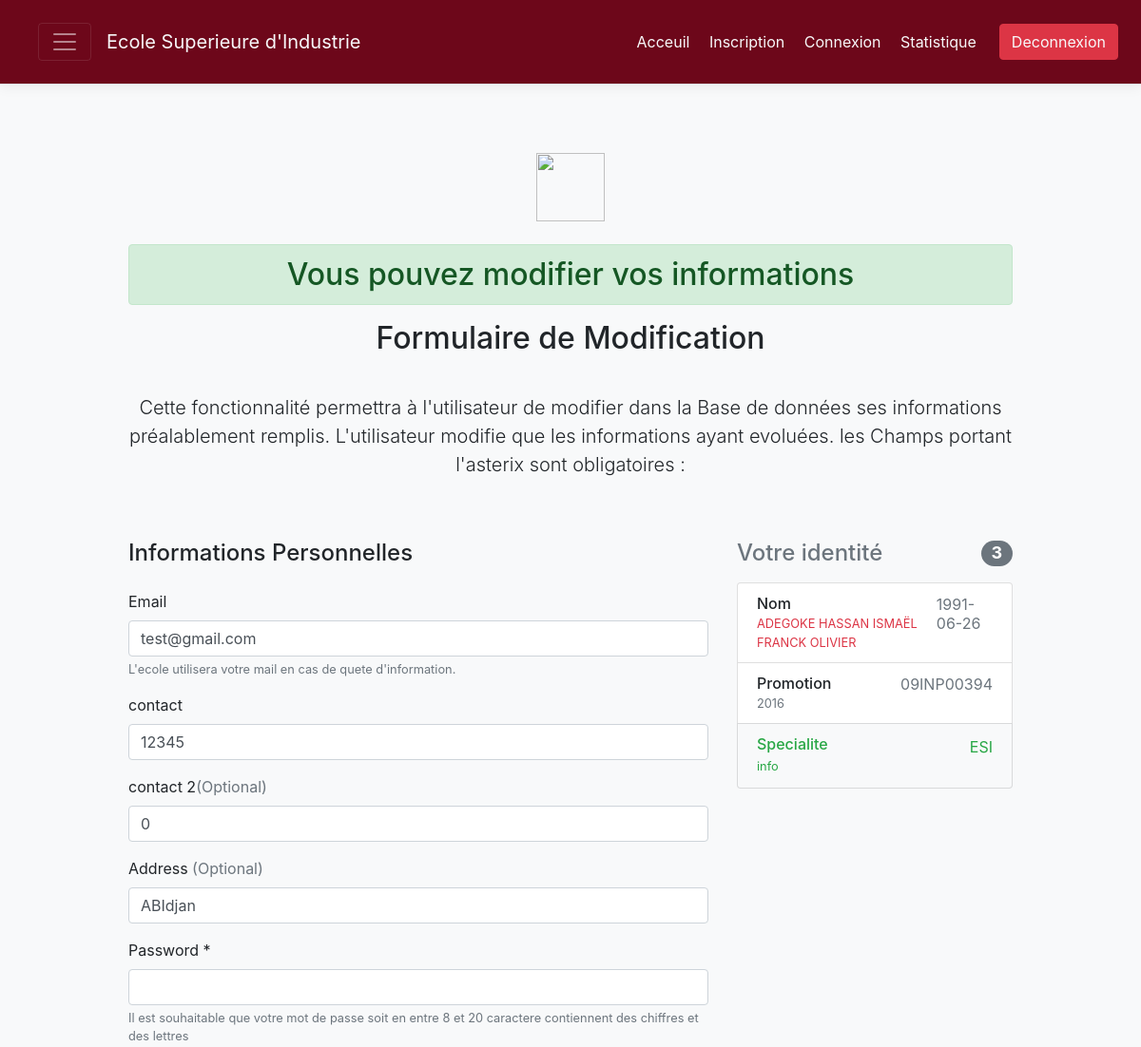
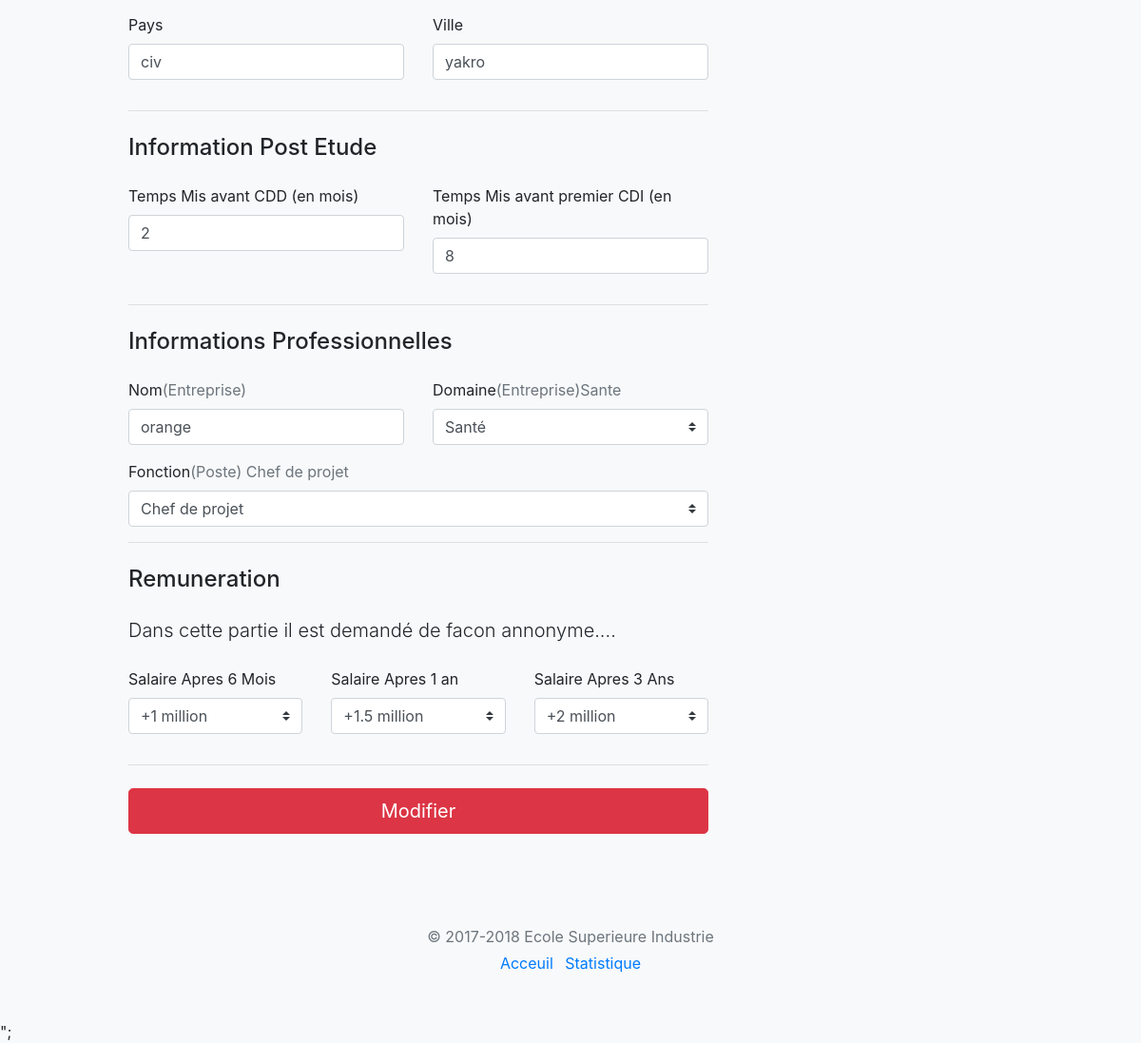
/modification/index.php (signed in), run on the app's committed database (2 pictures, top to bottom).
### tables this page shows
CREATE TABLE IF NOT EXISTS `idesi` (
  `id` int(10) UNSIGNED NOT NULL AUTO_INCREMENT,
  `matricule` varchar(20) NOT NULL,
  `promo` year(4) NOT NULL,
  `filiere` varchar(50) NOT NULL,
  `nom` varchar(100) NOT NULL,
  `sexe` varchar(5) NOT NULL,
  `birth` date NOT NULL,
  `wher` varchar(100) NOT NULL,
  `who` varchar(50) NOT NULL,
  `bac` varchar(5) NOT NULL,
  PRIMARY KEY (`id`)
);

CREATE TABLE IF NOT EXISTS `enregis` (
  `matricule` varchar(20) NOT NULL,
  `email` varchar(100) NOT NULL,
  `contact` int(11) NOT NULL,
  `contact2` int(11) NOT NULL,
  `address` varchar(100) NOT NULL,
  `password` varchar(10000) NOT NULL,
  `pays` text NOT NULL,
  `ville` text NOT NULL,
  `tempspremier` int(11) NOT NULL,
  `tempscdi` int(11) NOT NULL,
  `nomentreprise` varchar(50) NOT NULL,
  `domaine` text NOT NULL,
  `fonction` text NOT NULL,
  `salaire6` int(11) NOT NULL,
  `salaire1` int(11) NOT NULL,
  `salaire3` int(11) NOT NULL,
  PRIMARY KEY (`matricule`)
);

### modification/index.php (the view, shortened to what this page needs)
<!doctype html>
<html lang="en">
  <head>
    <link href="../dist/css/bootstrap.min.css" rel="stylesheet">
    <link href="form-validation.css" rel="stylesheet">
  </head>
 <?php
    $db_username = 'root';
    $db_password = '';
    $db_name     = 'esi';
    $db_host     = 'localhost';
    $db = mysqli_connect($db_host, $db_username, $db_password,$db_name)
           or die('could not connect to database');
    $matricule = $_SESSION['matricule'];
    $requete = "SELECT * FROM idesi inner join enregis on idesi.matricule=enregis.matricule where idesi.matricule = '".$matricule."'  ";
    $exec_requete = mysqli_query($db,$requete);
    $reponse      = mysqli_fetch_array($exec_requete);
           ?>
  <body class="bg-light">
  <div  class="tete">
<div class="pos-f-t">
    <div class="tete d-flex  flex-column flex-md-row align-items-center p-3 px-md-4 mb-4 border-bottom box-shadow">
    <nav class="navbar navbar-dark bg-transparent">
    <button class="navbar-toggler" type="button" data-toggle="collapse" data-target="#navbarToggleExternalContent" aria-controls="navbarToggleExternalContent" aria-expanded="false" aria-label="Toggle navigation">
      <span class="navbar-toggler-icon"></span>
    </button>
  </nav>
      <h5  class="my-0 mr-md-auto font-weight-normal text-light ">Ecole Superieure d'Industrie</h5>
      <nav class="my-2 my-md-0 mr-md-3">
        <a class="p-2 text-light active" href="../acceuil/">Acceuil <span class="sr-only">(current)</span></a> </a>
        <a class="p-2 text-light" href="../loginscription/login/">Inscription</a>
        <a class="p-2 text-light" href="../loginmodifier/index.html">Connexion</a>
        <a class="p-2 text-light" href="../dashboard/">Statistique</a>
      </nav>
      <a class="btn btn-danger text-light" href='../loginscription/principale.php?deconnexion=true'><span>Deconnexion</span></a>
    </div>
</div>
    <div class="container " style= "margin-top: 1px ;">
      <div class="py-5 text-center">
        <img class="d-block mx-auto mb-4" src="" alt="" width="72" height="72">
        <h2><div class="alert alert-success" role="alert">
          <?php
        if ($_SESSION['info']) echo $_SESSION['info'];
        ?></div></h2>
        <h2>Formulaire de Modification</h2>
        <p class="lead">
           </br> Cette fonctionnalité  permettra à l'utilisateur de modifier dans la Base de données ses informations préalablement remplis.
            L'utilisateur modifie que les informations ayant evoluées. les Champs  portant l'asterix sont obligatoires : </p>
            </div>
      <div class="row">
        <div class="col-md-4 order-md-2 mb-4">
          <h4 class="d-flex justify-content-between align-items-center mb-3">
            <span class="text-muted">Votre identité</span>
            <span class="badge badge-secondary badge-pill">3</span>
          </h4>
          <ul class="list-group mb-3">
            <li class="list-group-item d-flex justify-content-between lh-condensed">
              <div>
                <h6 class="my-0">Nom</h6>
                <small class="text-danger"><?php echo $reponse['nom']; ?></small>
              </div>
              <span class="text-muted"><?php echo $reponse['birth']; ?></span>
            </li>
            <li class="list-group-item d-flex justify-content-between lh-condensed">
              <div>
                <h6 class="my-0">Promotion</h6>
                <small class="text-muted"><?php echo $reponse['promo']; ?></small>
              </div>
              <span class="text-muted"><?php echo $_SESSION['matricule']; ?>  </span>
            </li>
            <li class="list-group-item d-flex justify-content-between bg-light">
              <div class="text-success">
                <h6 class="my-0">Specialite</h6>
                <small>
                  <?php
                  if (($reponse['filiere'])=="E2IT") echo "E2I";
                else echo $reponse['filiere'] ; ?></small>
              </div>
              <span class="text-success">ESI</span>
            </li>
          </ul>
        </div>
        <div class="col-md-8 order-md-1">
        <form method="post" action="verif.php" class="needs-validation" novalidate   >
          <h4 class=" mb-4">Informations Personnelles</h4>
            <div class="mb-3">
              <label for="email">Email <span class="text-muted"></span></label>
              <input type="email" class="form-control" name="email" value= "<?php echo $reponse['email']; ?>" aria-describedby="emailHelp" placeholder="you@example.com" required>
              <small id="emailHelp" class="form-text text-muted">L'ecole utilisera votre mail en cas de quete d'information.</small>
            </div>
            <div class="mb-3">
              <label for="contact">contact</label>
              <input type="text" class="form-control" name="contact" value= "<?php echo $reponse['contact']; ?>" placeholder="+225 49-857-825" required>
            </div>
            <div class="mb-3">
              <label for="contact2">contact 2<span class="text-muted">(Optional)</span></label>
              <input type="text" class="form-control" name="contact2" value= "<?php echo $reponse['contact2']; ?>" placeholder="+221 01-857-825" >
            </div>
            <div class="mb-3">
              <label for="address2">Address  <span class="text-muted">(Optional)</span></label>
              <input type="text" class="form-control" name="address" value= "<?php echo $reponse['address']; ?>" placeholder="Abidjan Cocody rue 18">
            </div>
            <div class="mb-3">
              <label for="inputPassword5">Password * </label>
              <input type="password" name="mdp" id="inputPassword5" class="form-control" aria-describedby="passwordHelpBlock" required>
              <small id="passwordHelpBlock" class="form-text text-muted">
              Il est souhaitable que votre mot de passe soit en entre 8 et 20 caractere contiennent des chiffres et des lettres
              </small>
            </div>
            <div class="row">
              <div class="col-md-6 mb-3">
                <label for="country">Pays</label>
                <input type="text" class="form-control" name="pays" value= "<?php echo $reponse['pays']; ?>" placeholder="Cote d'ivoire">
              </div>
              <div class="col-md-6 mb-3">
                <label for="state">Ville</label>
              <input type="text" class="form-control" value= "<?php echo $reponse['ville']; ?>" name="ville" placeholder="Yamoussoukro">
              </div>
           </div>
            <hr class="mb-4">
            <h4 class="mb-4">Information Post Etude</h4>
          <div class=" row">
            <div class=" col-md-6 mb-3">
              <label for="tcdd">Temps Mis avant CDD (en mois) </label>
              <input type="number" class="form-control" name="tcdd" placeholder=" 1" value= "<?php echo $reponse['tempspremier']; ?>" required>
            </div>
            <div class=" col-md-6 mb-3">
              <label for="tcdd">Temps Mis avant premier CDI (en mois) </label>
              <input type="number" class="form-control" name="tmdd" placeholder=" 6 " value= "<?php echo $reponse['tempscdi']; ?>" required>
            </div>
          </div>
            <hr class="mb-4">
            <h4 class="mb-4">Informations Professionnelles</h4>
            <div class="row">
              <div class="col-md-6 mb-3">
                <label for="Entreprise">Nom<span class="text-muted">(Entreprise)</span></label>
                <input type="text" class="form-control" name="entreprise" placeholder=" wanpan enterprise" value= "<?php echo $reponse['nomentreprise']; ?>" required>
              </div>
              <div class="col-md-6 mb-3">
                <label for="domaine">Domaine<span class="text-muted">(Entreprise)<?php echo $reponse['domaine']; ?> </span></label>
                <select class="custom-select d-block w-100" name="domaine" value= "<?php echo $reponse['domaine']; ?>" >
                  <option value="Sante" <?php if ($reponse['domaine']=="Sante") echo "selected"; ?>>Santé</option>
                </select>
              </div>
            </div>
            <div class="mb-6">
              <label for="Contact">Fonction<span class="text-muted">(Poste) <?php echo $reponse['fonction']; ?></span></label>
              <select class="custom-select d-block w-100" name="fonction" >
                <option value="Chef de projet"<?php if ($reponse['fonction']=="Chef de projet") echo 'selected'; ?>>Chef de projet</option>
              </select>
            </div>
            <hr class="mb-4" >
            <h4 class="mb-4">Remuneration</h4>
            <p class="lead mb-4"><h10>Dans cette partie il est demandé de facon annonyme....</h10></p>
            <div class="row">
              <div class="col-md-4 mb-3">
              <label for="salaire">Salaire Apres 6 Mois<span class="text-muted"></span></label>
              <select class="custom-select d-block w-100" name="salaire6" >
                <option value="1000001"<?php if ($reponse['salaire6'] > 1000000) echo 'selected'; ?>> +1 million</option>
              </select>
              </div>
              <div class="col-md-4 mb-3">
              <label for="salaire">Salaire Apres 1 an<span class="text-muted"></span></label>
              <select class="custom-select d-block w-100" name="salaire1" >
                <option value="1500001"<?php if (($reponse['salaire1'] > 1500000) ) echo 'selected'; ?>> +1.5 million</option>
              </select>
              </div>
              <div class="col-md-4 mb-3">
              <label for="salaire">Salaire Apres 3 Ans<span class="text-muted"></span></label>
              <select class="custom-select d-block w-100" name="salaire3" >
                <option value="2500000"<?php if ($reponse['salaire3'] >= 500000) echo 'selected'; ?>> +2 million</option>
              </select>
              </div>
            </div>
            <hr class="mb-4">
            <button class="btn btn-danger btn-lg btn-block" type="submit">Modifier</button>
          </form>
        </div>
      </div>
      <footer class="my-5 pt-5 text-muted text-center text-small">
        <p class="mb-1">&copy; 2017-2018 Ecole Superieure Industrie</p>
        <ul class="list-inline">
          <li class="list-inline-item"><a href="#">Acceuil</a></li>
          <li class="list-inline-item"><a href="#">Statistique</a></li>
        </ul>
      </footer>
    </div>
  </body> ";
</html>

### modification/form-validation.css (style rules this page uses)
.tete.d-flex { background-color: #6d071A; }
.border-bottom { border-bottom: 1px solid #e5e5e5; }
.box-shadow { box-shadow: 0 .25rem .75rem rgba(0, 0, 0, .05); }
.container { max-width: 960px; }
.lh-condensed { line-height: 1.25; }

### data on the page
idesi: nom "ADEGOKE HASSAN ISMAËL FRANCK OLIVIER", birth "1991-06-26", promo "2016", filiere "info", email "test@gmail.com", contact "12345", contact2 "0", address "ABIdjan", pays "civ", ville "yakro", tcdd "2", tmdd "8", entreprise "orange", enregis.domaine "Sante", enregis.fonction "Chef de projet"
enregis: domaine "Santé", fonction "Chef de projet", salaire6 "+1 million", salaire1 "+1.5 million", salaire3 "+2 million"

### other printed values
$_SESSION['info'] "Vous pouvez modifier vos informations"
$_SESSION['matricule'] "09INP00394"
